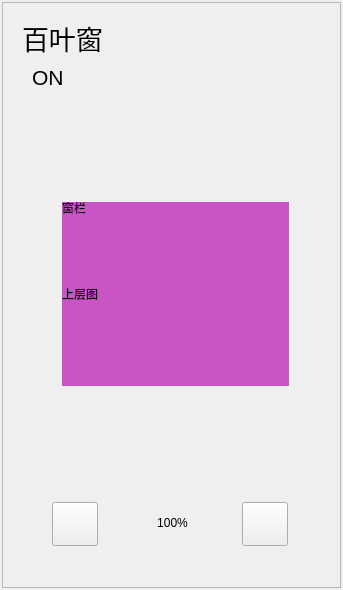
<?xml version="1.0" encoding="UTF-8"?>
<ui version="4.0">
 <class>device_curtain</class>
 <widget class="QWidget" name="device_curtain">
  <property name="geometry">
   <rect>
    <x>0</x>
    <y>0</y>
    <width>343</width>
    <height>590</height>
   </rect>
  </property>
  <property name="windowTitle">
   <string>Form</string>
  </property>
  <property name="styleSheet">
   <string notr="true"/>
  </property>
  <layout class="QGridLayout" name="gridLayout">
   <property name="leftMargin">
    <number>2</number>
   </property>
   <property name="topMargin">
    <number>2</number>
   </property>
   <property name="rightMargin">
    <number>2</number>
   </property>
   <property name="bottomMargin">
    <number>2</number>
   </property>
   <item row="0" column="0">
    <widget class="QFrame" name="frame_background">
     <property name="frameShape">
      <enum>QFrame::StyledPanel</enum>
     </property>
     <property name="frameShadow">
      <enum>QFrame::Raised</enum>
     </property>
     <widget class="QWidget" name="widget_pic" native="true">
      <property name="geometry">
       <rect>
        <x>60</x>
        <y>200</y>
        <width>227</width>
        <height>184</height>
       </rect>
      </property>
      <widget class="QLabel" name="label_curtain">
       <property name="geometry">
        <rect>
         <x>0</x>
         <y>0</y>
         <width>227</width>
         <height>184</height>
        </rect>
       </property>
       <property name="styleSheet">
        <string notr="true">background-color: rgb(200, 85, 195);</string>
       </property>
       <property name="text">
        <string>上层图</string>
       </property>
      </widget>
     </widget>
     <widget class="QLabel" name="lbl_data">
      <property name="geometry">
       <rect>
        <x>130</x>
        <y>500</y>
        <width>81</width>
        <height>41</height>
       </rect>
      </property>
      <property name="text">
       <string>100%</string>
      </property>
      <property name="alignment">
       <set>Qt::AlignCenter</set>
      </property>
     </widget>
     <widget class="QLabel" name="label_text_curtain">
      <property name="geometry">
       <rect>
        <x>20</x>
        <y>10</y>
        <width>121</width>
        <height>51</height>
       </rect>
      </property>
      <property name="font">
       <font>
        <pointsize>20</pointsize>
       </font>
      </property>
      <property name="text">
       <string>百叶窗</string>
      </property>
     </widget>
     <widget class="QPushButton" name="btn_down">
      <property name="geometry">
       <rect>
        <x>240</x>
        <y>500</y>
        <width>46</width>
        <height>44</height>
       </rect>
      </property>
      <property name="text">
       <string/>
      </property>
     </widget>
     <widget class="QLabel" name="label_onoff">
      <property name="geometry">
       <rect>
        <x>30</x>
        <y>60</y>
        <width>81</width>
        <height>31</height>
       </rect>
      </property>
      <property name="font">
       <font>
        <pointsize>16</pointsize>
       </font>
      </property>
      <property name="text">
       <string>ON</string>
      </property>
     </widget>
     <widget class="QPushButton" name="btn_up">
      <property name="geometry">
       <rect>
        <x>50</x>
        <y>500</y>
        <width>46</width>
        <height>44</height>
       </rect>
      </property>
      <property name="text">
       <string/>
      </property>
     </widget>
     <widget class="QLabel" name="label_lan">
      <property name="geometry">
       <rect>
        <x>60</x>
        <y>190</y>
        <width>231</width>
        <height>31</height>
       </rect>
      </property>
      <property name="text">
       <string>窗栏</string>
      </property>
     </widget>
     <zorder>widget_pic</zorder>
     <zorder>lbl_data</zorder>
     <zorder>label_text_curtain</zorder>
     <zorder>btn_down</zorder>
     <zorder>label_onoff</zorder>
     <zorder>btn_up</zorder>
     <zorder>label_lan</zorder>
     <zorder>label_curtain</zorder>
    </widget>
   </item>
  </layout>
 </widget>
 <resources/>
 <connections/>
</ui>
